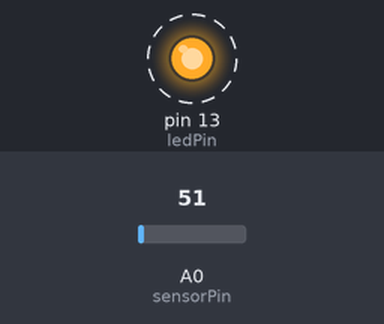
Bench run of a sketch on a simulated Arduino Uno, built with avr-gcc and run on an emulated ATmega328P. On the bench: output pins drawn as LEDs (lit = HIGH). Dashed ring = blinking. The test bench sets the inputs (shaded band); at power-on: A0 (sensorPin) = 51.

Above: at 0.75 s.
1.3 s: A0 (sensorPin) set to 71
At 1.3 s:
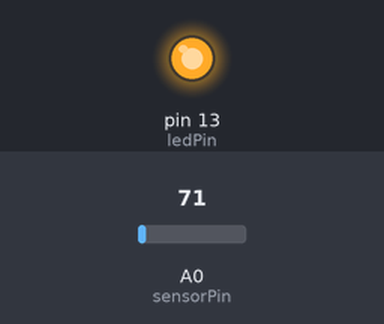
At 2.2 s:
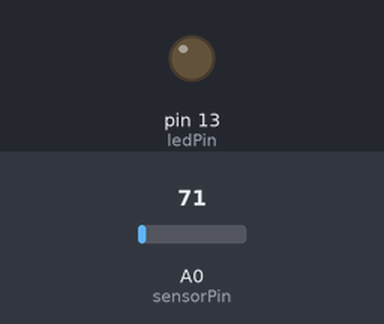
3.2 s: A0 (sensorPin) set to 61
Timing chart, 0 to 12.2 s (numbered marks = the images above; inputs shaded):
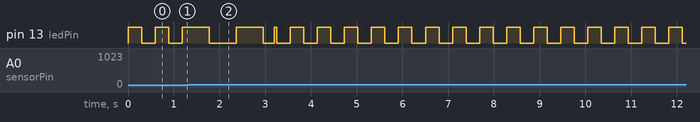

The sketch:

LM35_With_LED.ino
```cpp
const int ledPin = 13;  //LED connected to digital pin 13
const int sensorPin = A0;  //LM35 sensor connected to A0 analog pin

unsigned long Counter = 0;

void setup() {
  pinMode(sensorPin, INPUT);  //Sets LM35 as input
  pinMode(ledPin, OUTPUT);  //Sets LED as output
}

void loop() {
  int sensorValue= analogRead(sensorPin);  //Read temperature from LM35 sensor
  float voltage= sensorValue*(5.0/1023.0);  //Conversion of sensorvalue to voltage
  float temperature= voltage*100.0;  //Conversion of voltage to temperature in Celsius
  //Check for temperature value
  if(temperature<30){
    blinkLED(250);  //LED blinks every 250ms
  } else {
    blinkLED(500);  //LED blinks every 500ms
  }
}

void blinkLED(unsigned long interval) {
  if (Counter % (interval *2) < interval) {  //Toggle LED based on interval
    digitalWrite(ledPin, HIGH);  //Turn LED on
  }else {
    digitalWrite(ledPin, LOW);  //Turn LED off
  }
  Counter++;  //Increment loop counter
  delay(1); //Helps to stabilize the data readings
}
```

Measured:
- by itself, pin 13 (ledPin): repeats every 0.59 s: LOW 0.30 s, HIGH 0.30 s
